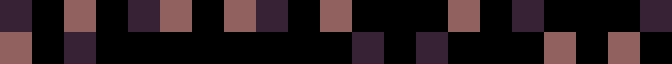

The image is a tile-based game level rendered from a .tmx file. Its description and complete source (layers, tilesets, objects, tile grids) follow:
An orthogonal 21x2 tile map with 32x32 px tiles, 3 tile layers (inputnot_path, input_types, output_types), 1 hidden layer not drawn.

<map version="1.2" tiledversion="2019.03.13" orientation="orthogonal" renderorder="right-down" width="21" height="2" tilewidth="32" tileheight="32" infinite="0" nextlayerid="51" nextobjectid="1">
 <tileset firstgid="1" source="../tileset.tsx" />
 <layer id="47" name="regions" width="21" height="2" visible="0">
  <data encoding="csv">
80,0,79,0,80,79,0,79,80,0,79,79,0,79,79,0,80,79,0,79,80,
79,0,80,0,0,0,0,0,0,0,79,80,0,80,79,0,79,79,0,79,79
</data>
 </layer>
 <layer id="50" name="inputnot_path" width="21" height="2">
  <data encoding="csv">
0,0,79,0,0,79,0,79,0,0,79,0,0,0,79,0,0,0,0,0,0,
79,0,0,0,0,0,0,0,0,0,0,0,0,0,0,0,0,79,0,79,0
</data>
 </layer>
 <layer id="48" name="input_types" width="21" height="2">
  <data encoding="csv">
80,0,79,0,80,79,0,79,80,0,79,0,0,0,79,0,80,0,0,0,80,
79,0,80,0,0,0,0,0,0,0,0,80,0,80,0,0,0,79,0,79,0
</data>
 </layer>
 <layer id="49" name="output_types" width="21" height="2">
  <data encoding="csv">
0,0,70,0,0,70,0,70,0,0,70,0,0,0,70,0,0,0,0,0,0,
70,0,0,0,0,0,0,0,0,0,0,0,0,0,0,0,0,70,0,70,0
</data>
 </layer>
</map>
